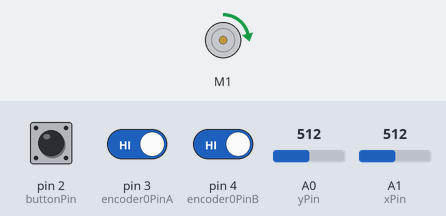
Simulated run of this sketch. Board: Arduino Uno, built with avr-gcc and run on an emulated ATmega328P. Parts: DC motor (green arrow = forward, orange = backward, longer = faster). The inputs (shaded band) are chosen by the test bench; at power-on: A1 (xPin) = 512, pin 2 (buttonPin) HIGH, pin 3 (encoder0PinA) HIGH, pin 4 (encoder0PinB) HIGH, A0 (yPin) = 512. What the sketch prints to the serial monitor is not drawn.

Above: at 1.2 s.
1.3 s: A1 (xPin) set to 716
At 2.4 s:
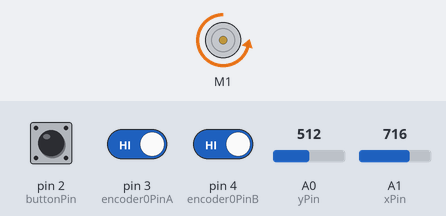
4.3 s: A1 (xPin) set to 0
At 5.1 s:
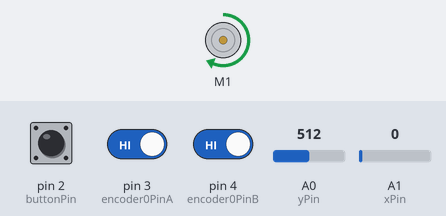
7.3 s: A1 (xPin) set to 60
At 8.4 s:
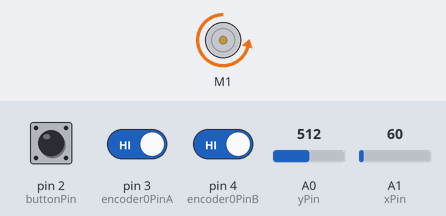
10.3 s: A1 (xPin) set to 122
At 11.4 s:
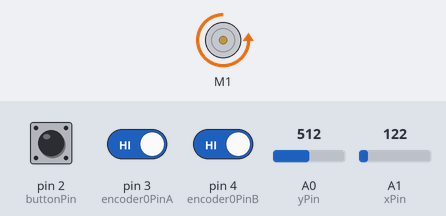
13.3 s: A1 (xPin) set to 40
At 14.2 s:
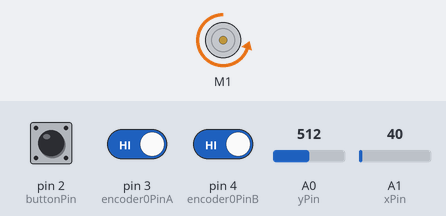
Timing chart, 0 to 72.8 s (numbered marks = the images above; inputs shaded):
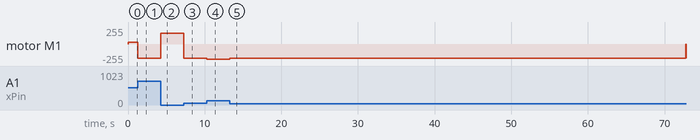

Measured:
- after the input at 1.3 s, motor M1: forward 28/255 → backward 217/255 at once
- after the input at 4.3 s, motor M1: backward 217/255 → forward 162/255 at once
- after the input at 7.3 s, motor M1: forward 162/255 → backward 217/255 at once
- after the input at 10.3 s, motor M1: backward 217/255 → backward 232/255 at once
- after the input at 13.3 s, motor M1: backward 232/255 → backward 213/255 at once

The sketch:

motor_control.ino
```cpp
const int SW_pin = 2; // digital pin connected to switch output
const int X_pin = 0; // analog pin connected to X output
const int Y_pin = 1; // analog pin connected to Y output
int xPin = A1;
int yPin = A0;
int buttonPin = 2;

int xPosition = 0;
int yPosition = 0;
int buttonState = 0;
int val;
int encoder0PinA = 3;
int encoder0PinB = 4;
int encoder0Pos = 0;
int encoder0PinALast = LOW;
int n = LOW;

#include <Wire.h>
#include <Adafruit_MotorShield.h>
#include "utility/Adafruit_MS_PWMServoDriver.h"

// Create the motor shield object with the default I2C address
Adafruit_MotorShield AFMS = Adafruit_MotorShield();
// Or, create it with a different I2C address (say for stacking)
// Adafruit_MotorShield AFMS = Adafruit_MotorShield(0x61);

// Select which 'port' M1, M2, M3 or M4. In this case, M1
Adafruit_DCMotor *myMotor = AFMS.getMotor(1);
// You can also make another motor on port M2
//Adafruit_DCMotor *myOtherMotor = AFMS.getMotor(2);

void setup() {
  pinMode(xPin, INPUT);
  pinMode(yPin, INPUT);
  //activate pull-up resistor on the push-button pin
  pinMode(buttonPin, INPUT_PULLUP);

  pinMode (encoder0PinA, INPUT);
  pinMode (encoder0PinB, INPUT);

  Serial.begin(9600);           // set up Serial library at 9600 bps
  Serial.println("Adafruit Motorshield v2 - DC Motor test!");

  AFMS.begin();  // create with the default frequency 1.6KHz
  //AFMS.begin(1000);  // OR with a different frequency, say 1KHz

  // Set the speed to start, from 0 (off) to 255 (max speed)
  myMotor->setSpeed(150);
  myMotor->run(FORWARD);
  // turn on motor
  myMotor->run(RELEASE);
}

void loop() {
 xPosition = analogRead(xPin);
 xPosition = (xPosition-337)*100/335;
 yPosition = analogRead(yPin);
 yPosition = (yPosition-328)*10/34;
 buttonState = digitalRead(buttonPin);
//  Serial.print("X: ");
//  Serial.print(xPosition);
//  Serial.print(" | Y: ");
//  Serial.print(yPosition);
//  Serial.println("");
 int i;
 if (xPosition > 50)
 {
 myMotor->run(FORWARD);
 i = round(sqrt(pow(xPosition,2)-2500))*2;
 myMotor->setSpeed(i);
 delay(20);
 Serial.print("FWspeed: ");
 Serial.print(i);
 Serial.println("");
 }
 if (xPosition < -50)
 {
 myMotor->run(BACKWARD);
 i = -round(sqrt(pow(xPosition,2)-2500))*0.6;
 myMotor->setSpeed(i);
 delay(20);
 Serial.print("BWspeed: ");
 Serial.print(i);
 Serial.println("");
 }
 if (-50 <= xPosition <= 50)
 {
 myMotor->run(FORWARD);
 i = 0;
 myMotor->setSpeed(i);
 }

 n = digitalRead(encoder0PinA);
  if ((encoder0PinALast == LOW) && (n == HIGH)) {
    if (digitalRead(encoder0PinB) == LOW) {
      encoder0Pos--;
    } else {
      encoder0Pos++;
    }
    //Serial.print (encoder0Pos);
    //Serial.print ("/");
  }
  encoder0PinALast = n;
}
```
